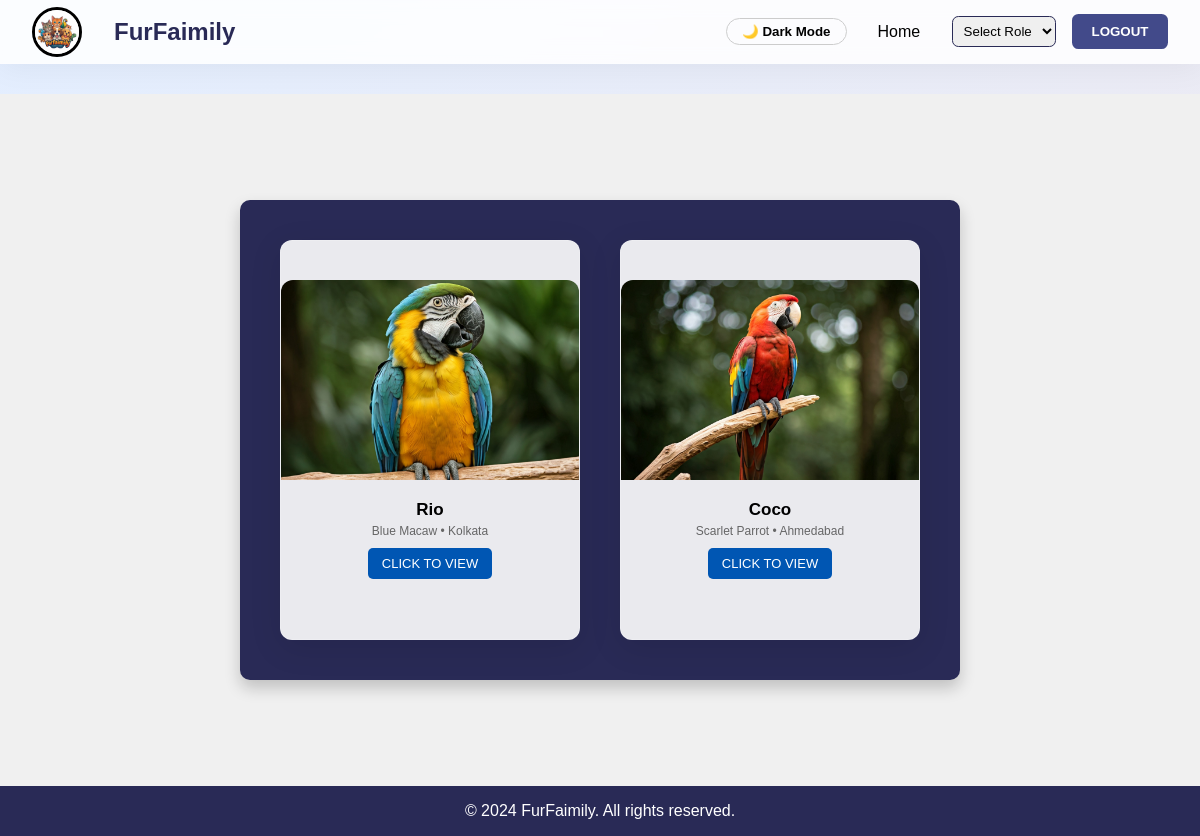
/Parrot.php, run on the app's committed database.
### tables this page shows
CREATE TABLE pets (
  id INTEGER PRIMARY KEY AUTOINCREMENT,
  name VARCHAR(100) NOT NULL,
  category VARCHAR(50) NOT NULL,
  status VARCHAR(50) DEFAULT "available",
  trait_tag VARCHAR(50) DEFAULT "family"
, breed TEXT DEFAULT "Mixed Breed", age TEXT DEFAULT "1 Year", vaccinated INTEGER DEFAULT 1, neutered INTEGER DEFAULT 1, dewormed INTEGER DEFAULT 1, city TEXT DEFAULT "Delhi NCR", image TEXT DEFAULT "Img/Img/persian.jpeg", description TEXT DEFAULT "Affectionate, playful, and looking for a loving home.");

### Parrot.php (the view, shortened to what this page needs)
<?php
require_once "db.php";
$category = "Parrot";
$stmt = $pdo->prepare("SELECT * FROM pets WHERE category=?");
$stmt->execute([$category]);
$pets = $stmt->fetchAll();
?>
<!DOCTYPE html>
<html lang="en">
<head>
    <link rel="stylesheet" href="CSS/Cat.css">
    <link rel="stylesheet" href="CSS/dark-mode.css">
    <link rel="stylesheet" href="CSS/premium.css">
</head>
<body>
    <nav class="nav-bar">
        <div class="nav-left">
            <img src="Img/Img/Gemini_Generated_Image_2vj2pb2vj2pb2vj2 (1).jpeg" alt="FurFaimily Logo" class="nav-logo">
            <h1>FurFaimily</h1>
        </div>
        <div class="nav-right">
            <div class="nav-links">
                <button id="dark-mode-toggle" class="dark-toggle">🌙 Dark Mode</button>
                <a href="index.php">Home</a>
                <select id="user-type" onchange="navigateToPage(this.value)">
                    <option value="" disabled selected>Select Role</option>
                </select>
                <button id="btn-logout" onclick="logOut()">LOGOUT</button>
            </div>
        </div>
    </nav>
    <div class="container">
        <div class="card-container">
            <?php if (count($pets) > 0): ?>
                <?php foreach ($pets as $pet): ?>
                <div class="card" onclick="flipCard(this)">
                    <div class="card-inner">
                        <div class="card-front">
                            <img src="<?php echo htmlspecialchars(!empty($pet['image']) ? $pet['image'] : 'Img/Img/Blue-and-gold Macaw.jpeg'); ?>" alt="<?php echo htmlspecialchars($pet["name"]); ?>" class="card-img" style="object-fit:cover;">
                            <div class="card-content">
                                <h3 style="font-size:17px; margin-bottom:4px;"><?php echo htmlspecialchars($pet["name"]); ?></h3>
                                <p style="font-size:12px; color:#666; margin-bottom:10px;"><?php echo htmlspecialchars($pet["breed"] ?? 'Bird'); ?> &bull; <?php echo htmlspecialchars($pet["city"] ?? 'Delhi'); ?></p>
                                <button class="card-button" style="padding:8px 14px; font-size:13px;">CLICK TO VIEW</button>
                            </div>
                        </div>
                        <div class="card-back" style="padding:15px;">
                            <h3 style="font-size:18px; margin-bottom:4px;"><?php echo htmlspecialchars($pet["name"]); ?></h3>
                            <p style="font-size:12px; opacity:0.9;"><?php echo htmlspecialchars($pet["breed"] ?? 'Bird'); ?> (<?php echo htmlspecialchars($pet["age"] ?? '1Y'); ?>)</p>
                            <span style="background:rgba(255,255,255,0.2); padding:2px 8px; border-radius:10px; font-size:11px; margin: 4px 0;">✓ Vet Checked & Healthy</span>
                            <p style="font-size:12px; margin:6px 0;"><?php echo htmlspecialchars($pet["trait_tag"] ?? "Active & Vocal"); ?></p>
                            <a href="adopt.php?id=<?php echo $pet["id"]; ?>" onclick="event.stopPropagation();" style="display:inline-block; margin-top:8px; padding:6px 14px; background:#ff6b6b; color:#fff; border-radius:6px; text-decoration:none; font-weight:bold; font-size:12px;">Adopt Me</a>
                        </div>
                    </div>
                </div>
                <?php endforeach; ?>
            <?php else: ?>
                <p style="text-align:center; width:100%; font-size:18px;">No pets available right now.</p>
            <?php endif; ?>
        </div>
    </div>
    <footer class="footer">
        <p>&copy; 2024 FurFaimily. All rights reserved.</p>
    </footer>
</body>
</html>

### CSS/Cat.css (style rules this page uses)
:root { --color-primary: #292a56; --color-secondary: #424a8a; --color-primary-light: #424a8a48; --color-black: #000000; --color-white: #ffffff; }
* { margin: 0; padding: 0; box-sizing: border-box; font-family: sans-serif; }
.nav-bar { width: 100vw; height: 4rem; border-bottom: 1px solid var(--color-black); background-color: var(--color-white); display: flex; align-items: center; justify-content: space-between; position: fixed; top: 0; left: 0; z-index: 1; }
.nav-logo { height: 50px; width: 50px; border-radius: 50%; border: 3px solid; object-fit: cover; }
.nav-left, .nav-right { display: flex; align-items: center; }
.nav-left { margin-left: 2rem; }
.nav-left h1 { color: var(--color-primary); margin-left: 2rem; }
.nav-right { margin-right: 2rem; }
.nav-links { display: flex; align-items: center; margin-left: 1rem; }
.nav-links a { text-decoration: none; color: var(--color-black); margin: 0 1rem; cursor: pointer; }
#user-type { padding: 0.4rem; margin: 0 1rem; border: 1px solid var(--color-primary); border-radius: 0.4rem; cursor: pointer; }
#btn-logout { width: 6rem; height: 2.2rem; border: 2px solid #424a8a; border-radius: 0.4rem; background-color: #424a8a; color: var(--color-white); font-weight: bold; cursor: pointer; }
.card-container { display: flex; justify-content: space-around; flex-wrap: wrap; padding: 20px; background-color: var(--color-primary); border-radius: 10px; box-shadow: 0 8px 16px rgba(0, 0, 0, 0.2); max-width: 1200px; margin: auto; }
.card { width: 300px; height: 400px; perspective: 1000px; margin: 20px; }
.card-inner { width: 100%; height: 100%; position: relative; transform-style: preserve-3d; transition: transform 0.6s; }
.card-front, .card-back { position: absolute; width: 100%; height: 100%; backface-visibility: hidden; border-radius: 12px; box-shadow: 0 4px 12px rgba(0, 0, 0, 0.15); display: flex; flex-direction: column; justify-content: center; align-items: center; text-align: center; }
.card-front { background-color: var(--color-white); }
.card-back { background-color: var(--color-secondary); color: var(--color-white); transform: rotateY(180deg); }
.card-img { width: 100%; height: 200px; object-fit: contain; border-top-left-radius: 12px; border-top-right-radius: 12px; }
.card-content { padding: 20px; }
.card-button { background-color: #0056b3; color: #ffffff; border: none; border-radius: 5px; padding: 12px 20px; cursor: pointer; transition: background-color 0.3s ease, transform 0.2s ease; font-size: 1rem; }
.container { display: flex; align-items: center; justify-content: center; padding: 6.6rem; background-color: #f0f0f0; margin-top: 1.9rem; }
.footer { background-color: var(--color-primary); color: var(--color-white); text-align: center; padding: 1rem; position: relative; bottom: 0; width: 100%; margin-top: auto; }

### CSS/dark-mode.css (style rules this page uses)
:root { --bg-primary: #ffffff; --text-primary: #333333; --bg-secondary: #f4f4f4; }
.dark-toggle { background: transparent; border: 1px solid #ccc; border-radius: 20px; padding: 5px 15px; cursor: pointer; font-weight: bold; margin-right: 15px; color: inherit; }

### CSS/premium.css (style rules this page uses)
:root { --primary: #ff6b6b; --primary-hover: #ff5252; --nav-bg: rgba(255, 255, 255, 0.85); --card-bg: rgba(255, 255, 255, 0.9); }
body { background: linear-gradient(-45deg, #f3e7e9, #e3eeff, #f3e7e9, #e3eeff); background-size: 400% 400%; animation: gradientBG 15s ease infinite; font-family: 'Inter', sans-serif; }
.nav-bar { background: var(--nav-bg) !important; backdrop-filter: blur(10px); -webkit-backdrop-filter: blur(10px); border-bottom: 1px solid rgba(255,255,255,0.1); box-shadow: 0 4px 30px rgba(0, 0, 0, 0.05); position: sticky; top: 0; z-index: 100; }
button, .btn, .btn-adopt { transition: all 0.3s cubic-bezier(0.4, 0, 0.2, 1) !important; transform: translateY(0); }
.card-front, .card-back, .quiz-container, .result-container, .success-box, .admin-box { background: var(--card-bg) !important; backdrop-filter: blur(10px); border: 1px solid rgba(255, 255, 255, 0.2); box-shadow: 0 8px 32px rgba(0, 0, 0, 0.1); }
.card { transition: transform 0.4s ease; }

### data on the page
pets: image (picture), name "Rio", breed "Blue Macaw", city "Kolkata"
pets: image (picture), name "Coco", breed "Scarlet Parrot", city "Ahmedabad"
